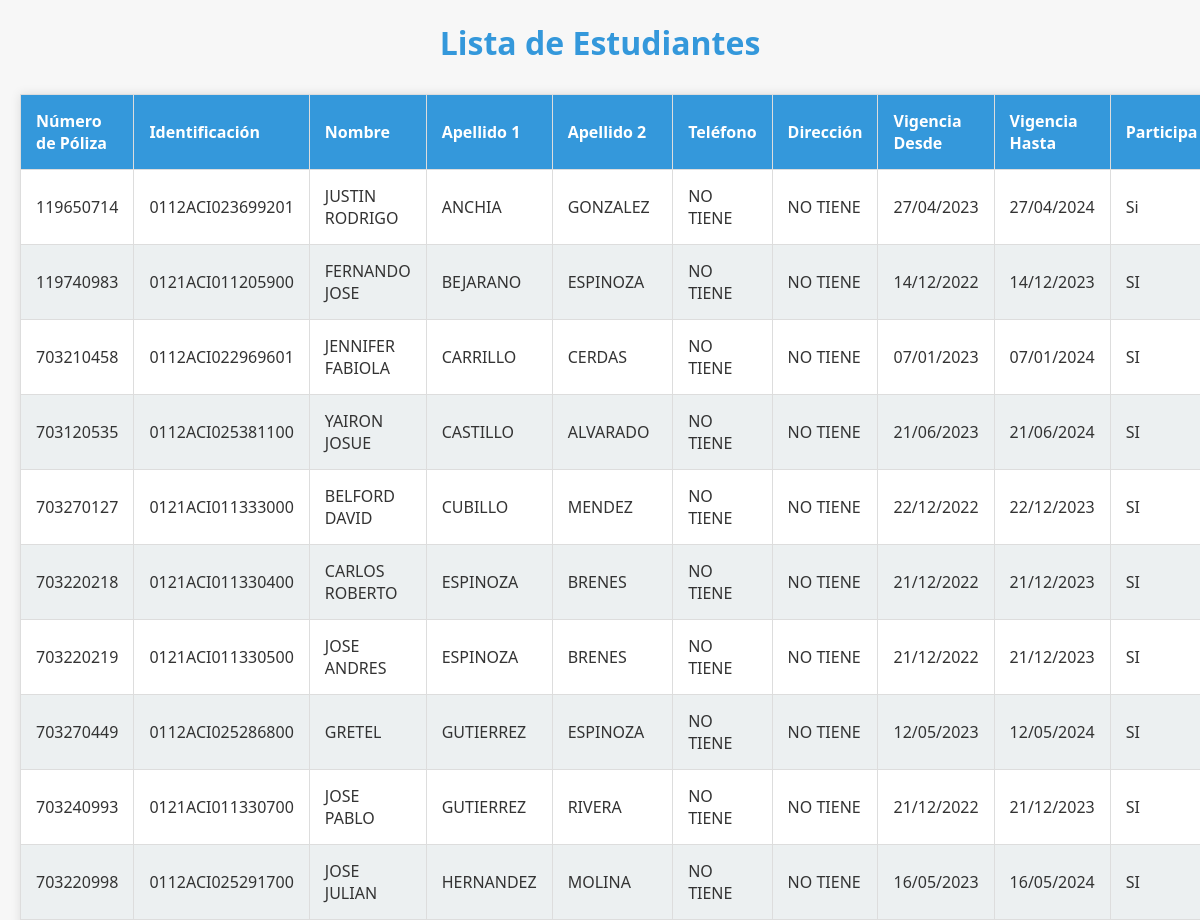
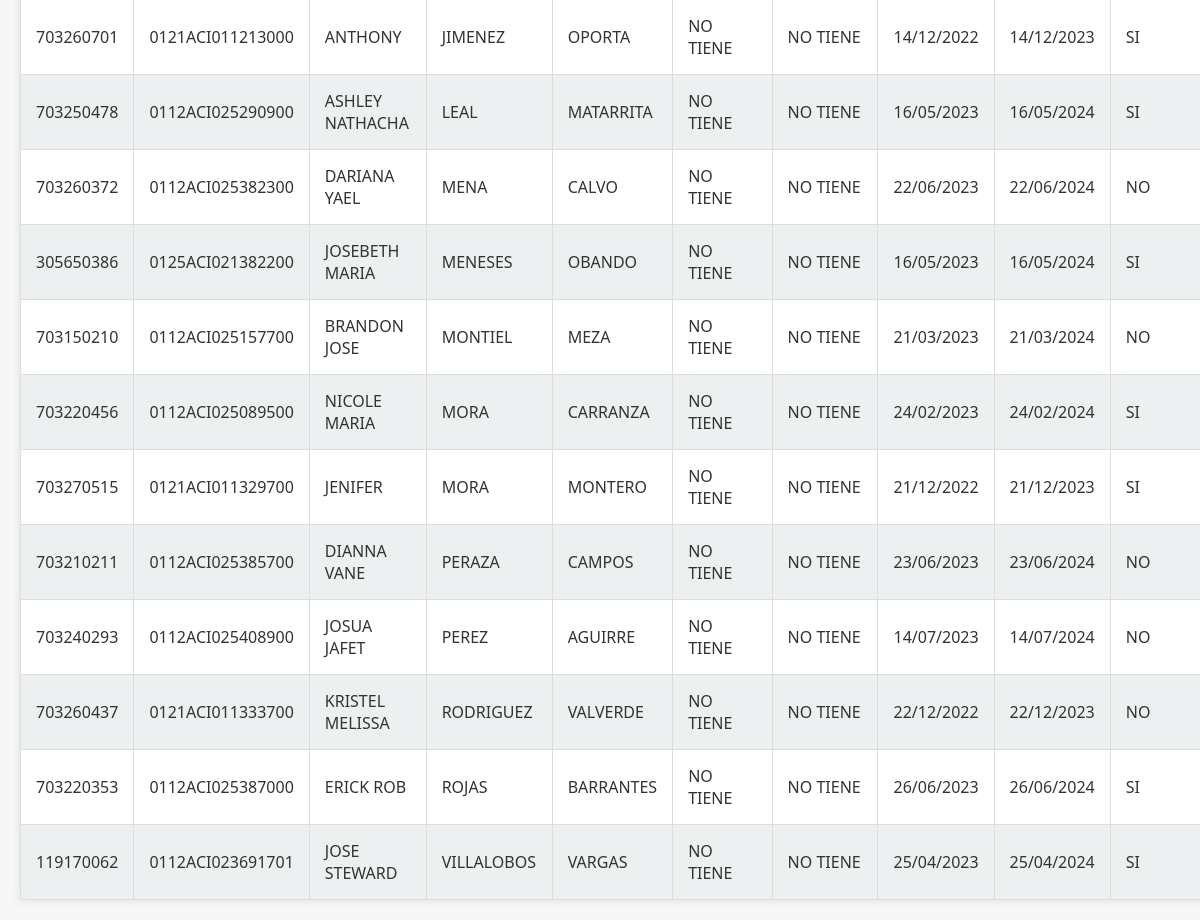
The page / on the database its author committed (2 pictures, top to bottom).
### tables this page shows
CREATE TABLE estudiantes (
    identificacion TEXT PRIMARY KEY,
    num_poliza TEXT,
    nombre1 TEXT,
    apellido1 TEXT,
    apellido2 TEXT,
    telefono TEXT,
    direccion TEXT,
    vig_desde TEXT,
    vig_hasta TEXT,
    participa TEXT
);

### app.py (the view)
@app.route('/')
def index():
    connection = sqlite3.connect('estudiantes.db')
    cursor = connection.cursor()
    cursor.execute("SELECT * FROM estudiantes")
    estudiantes = cursor.fetchall()
    connection.close()
    return render_template('index.html', estudiantes=estudiantes)

### templates/index.html (shortened to what this page needs)
<!DOCTYPE html>
<html lang="en">
<head>
</head>
<body>
    <h1>Lista de Estudiantes</h1>
    <table>
        <thead>
            <tr>
                <th>Número de Póliza</th>
                <th>Identificación</th>
                <th>Nombre</th>
                <th>Apellido 1</th>
                <th>Apellido 2</th>
                <th>Teléfono</th>
                <th>Dirección</th>
                <th>Vigencia Desde</th>
                <th>Vigencia Hasta</th>
                <th>Participa</th>
            </tr>
        </thead>
        <tbody>
            {% for estudiante in estudiantes %}
                <tr>
                    <td>{{ estudiante[0] }}</td>
                    <td>{{ estudiante[1] }}</td>
                    <td>{{ estudiante[2] }}</td>
                    <td>{{ estudiante[3] }}</td>
                    <td>{{ estudiante[4] }}</td>
                    <td>{{ estudiante[5] }}</td>
                    <td>{{ estudiante[6] }}</td>
                    <td>{{ estudiante[7] }}</td>
                    <td>{{ estudiante[8] }}</td>
                    <td>{{ estudiante[9] }}</td>
                </tr>
            {% endfor %}
        </tbody>
    </table>
</body>
</html>

### templates/index.html (style rules this page uses)
body { font-family: 'Segoe UI', Tahoma, Geneva, Verdana, sans-serif; margin: 20px; background-color: #f7f7f7; color: #333; }
h1 { color: #3498db; text-align: center; margin-bottom: 30px; }
table { width: 100%; border-collapse: collapse; margin-top: 20px; background-color: #fff; box-shadow: 0 0 10px rgba(0, 0, 0, 0.1); }
th, td { border: 1px solid #ddd; padding: 15px; text-align: left; }
th { background-color: #3498db; color: #fff; }
tbody tr:nth-child(even) { background-color: #ecf0f1; }

### rows shown on the page
estudiantes: identificacion "119650714", num_poliza "0112ACI023699201", nombre1 "JUSTIN RODRIGO", apellido1 "ANCHIA", apellido2 "GONZALEZ", telefono "NO TIENE", direccion "NO TIENE", vig_desde "27/04/2023", vig_hasta "27/04/2024", participa "Si"
estudiantes: identificacion "119740983", num_poliza "0121ACI011205900", nombre1 "FERNANDO JOSE", apellido1 "BEJARANO", apellido2 "ESPINOZA", telefono "NO TIENE", direccion "NO TIENE", vig_desde "14/12/2022", vig_hasta "14/12/2023", participa "SI"
estudiantes: identificacion "703210458", num_poliza "0112ACI022969601", nombre1 "JENNIFER FABIOLA", apellido1 "CARRILLO", apellido2 "CERDAS", telefono "NO TIENE", direccion "NO TIENE", vig_desde "07/01/2023", vig_hasta "07/01/2024", participa "SI"
estudiantes: identificacion "703120535", num_poliza "0112ACI025381100", nombre1 "YAIRON JOSUE", apellido1 "CASTILLO", apellido2 "ALVARADO", telefono "NO TIENE", direccion "NO TIENE", vig_desde "21/06/2023", vig_hasta "21/06/2024", participa "SI"
estudiantes: identificacion "703270127", num_poliza "0121ACI011333000", nombre1 "BELFORD DAVID", apellido1 "CUBILLO", apellido2 "MENDEZ", telefono "NO TIENE", direccion "NO TIENE", vig_desde "22/12/2022", vig_hasta "22/12/2023", participa "SI"
estudiantes: identificacion "703220218", num_poliza "0121ACI011330400", nombre1 "CARLOS ROBERTO", apellido1 "ESPINOZA", apellido2 "BRENES", telefono "NO TIENE", direccion "NO TIENE", vig_desde "21/12/2022", vig_hasta "21/12/2023", participa "SI"
estudiantes: identificacion "703220219", num_poliza "0121ACI011330500", nombre1 "JOSE ANDRES", apellido1 "ESPINOZA", apellido2 "BRENES", telefono "NO TIENE", direccion "NO TIENE", vig_desde "21/12/2022", vig_hasta "21/12/2023", participa "SI"
estudiantes: identificacion "703270449", num_poliza "0112ACI025286800", nombre1 "GRETEL", apellido1 "GUTIERREZ", apellido2 "ESPINOZA", telefono "NO TIENE", direccion "NO TIENE", vig_desde "12/05/2023", vig_hasta "12/05/2024", participa "SI"
estudiantes: identificacion "703240993", num_poliza "0121ACI011330700", nombre1 "JOSE PABLO", apellido1 "GUTIERREZ", apellido2 "RIVERA", telefono "NO TIENE", direccion "NO TIENE", vig_desde "21/12/2022", vig_hasta "21/12/2023", participa "SI"
estudiantes: identificacion "703220998", num_poliza "0112ACI025291700", nombre1 "JOSE JULIAN", apellido1 "HERNANDEZ", apellido2 "MOLINA", telefono "NO TIENE", direccion "NO TIENE", vig_desde "16/05/2023", vig_hasta "16/05/2024", participa "SI"
estudiantes: identificacion "703260701", num_poliza "0121ACI011213000", nombre1 "ANTHONY", apellido1 "JIMENEZ", apellido2 "OPORTA", telefono "NO TIENE", direccion "NO TIENE", vig_desde "14/12/2022", vig_hasta "14/12/2023", participa "SI"
estudiantes: identificacion "703250478", num_poliza "0112ACI025290900", nombre1 "ASHLEY NATHACHA", apellido1 "LEAL", apellido2 "MATARRITA", telefono "NO TIENE", direccion "NO TIENE", vig_desde "16/05/2023", vig_hasta "16/05/2024", participa "SI"
estudiantes: identificacion "703260372", num_poliza "0112ACI025382300", nombre1 "DARIANA YAEL", apellido1 "MENA", apellido2 "CALVO", telefono "NO TIENE", direccion "NO TIENE", vig_desde "22/06/2023", vig_hasta "22/06/2024", participa "NO"
estudiantes: identificacion "305650386", num_poliza "0125ACI021382200", nombre1 "JOSEBETH MARIA", apellido1 "MENESES", apellido2 "OBANDO", telefono "NO TIENE", direccion "NO TIENE", vig_desde "16/05/2023", vig_hasta "16/05/2024", participa "SI"
estudiantes: identificacion "703150210", num_poliza "0112ACI025157700", nombre1 "BRANDON JOSE", apellido1 "MONTIEL", apellido2 "MEZA", telefono "NO TIENE", direccion "NO TIENE", vig_desde "21/03/2023", vig_hasta "21/03/2024", participa "NO"
estudiantes: identificacion "703220456", num_poliza "0112ACI025089500", nombre1 "NICOLE MARIA", apellido1 "MORA", apellido2 "CARRANZA", telefono "NO TIENE", direccion "NO TIENE", vig_desde "24/02/2023", vig_hasta "24/02/2024", participa "SI"
estudiantes: identificacion "703270515", num_poliza "0121ACI011329700", nombre1 "JENIFER", apellido1 "MORA", apellido2 "MONTERO", telefono "NO TIENE", direccion "NO TIENE", vig_desde "21/12/2022", vig_hasta "21/12/2023", participa "SI"
estudiantes: identificacion "703210211", num_poliza "0112ACI025385700", nombre1 "DIANNA VANE", apellido1 "PERAZA", apellido2 "CAMPOS", telefono "NO TIENE", direccion "NO TIENE", vig_desde "23/06/2023", vig_hasta "23/06/2024", participa "NO"
estudiantes: identificacion "703240293", num_poliza "0112ACI025408900", nombre1 "JOSUA JAFET", apellido1 "PEREZ", apellido2 "AGUIRRE", telefono "NO TIENE", direccion "NO TIENE", vig_desde "14/07/2023", vig_hasta "14/07/2024", participa "NO"
estudiantes: identificacion "703260437", num_poliza "0121ACI011333700", nombre1 "KRISTEL MELISSA", apellido1 "RODRIGUEZ", apellido2 "VALVERDE", telefono "NO TIENE", direccion "NO TIENE", vig_desde "22/12/2022", vig_hasta "22/12/2023", participa "NO"
estudiantes: identificacion "703220353", num_poliza "0112ACI025387000", nombre1 "ERICK ROB", apellido1 "ROJAS", apellido2 "BARRANTES", telefono "NO TIENE", direccion "NO TIENE", vig_desde "26/06/2023", vig_hasta "26/06/2024", participa "SI"
estudiantes: identificacion "119170062", num_poliza "0112ACI023691701", nombre1 "JOSE STEWARD", apellido1 "VILLALOBOS", apellido2 "VARGAS", telefono "NO TIENE", direccion "NO TIENE", vig_desde "25/04/2023", vig_hasta "25/04/2024", participa "SI"
